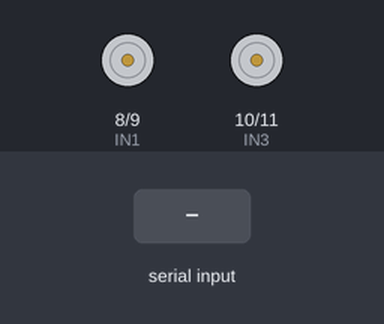
Simulated run of this sketch. Board: Arduino Uno, built with avr-gcc and run on an emulated ATmega328P. Shown: motor-driver pin pairs drawn as motors (green arrow = first pin HIGH = forward, orange = second pin HIGH = backward, longer = more drive, scaled by the enable pin). The test bench sets the inputs (shaded band).

Above: at 1.2 s.
1.3 s: "W" received over Serial
At 2.5 s:
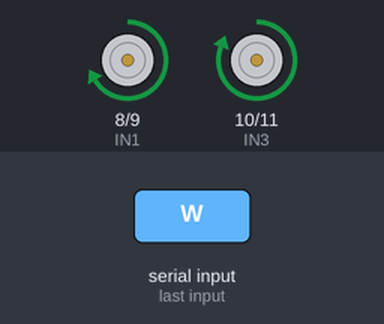
2.8 s: "S" received over Serial
At 3.9 s:
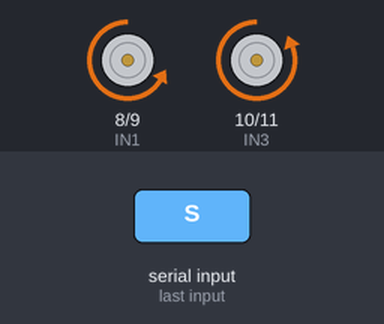
4.3 s: "A" received over Serial
At 5.0 s:
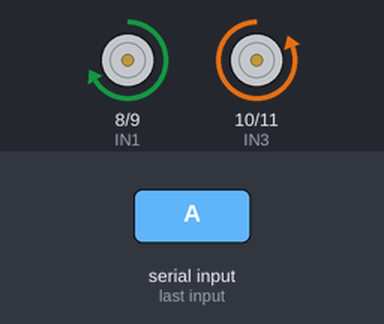
5.8 s: "D" received over Serial
At 6.2 s:
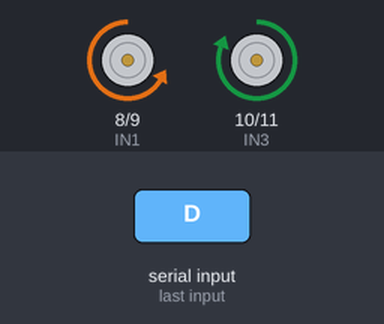
7.3 s: "T" received over Serial
At 8.5 s:
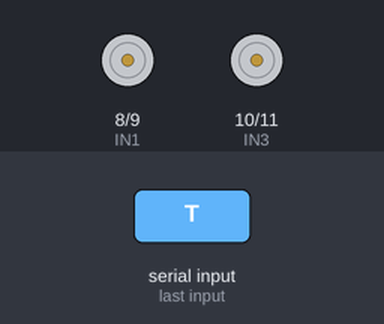
Timing chart, 0 to 9.8 s (numbered marks = the images above; inputs shaded):
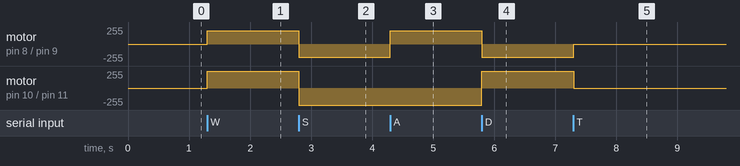

The sketch:

Arduino__Bluetoos_Car.ino
```cpp
int val;
// подключите пины контроллера к цифровым пинам Arduino
// первый двигатель
int ENA=3;
int IN1=8;
int IN2=9;
int ENB=2;
int IN3=10;
int IN4=11;

void setup()
{
// инициализируем все пины для управления двигателями как outputs
  Serial.begin(9600);
  pinMode(ENA, OUTPUT);
  pinMode(ENB, OUTPUT);
  pinMode(IN1, OUTPUT);
  pinMode(IN2, OUTPUT);
  pinMode(IN3, OUTPUT);
  pinMode(IN4, OUTPUT);
}

void loop()
{
  if (Serial.available())
  {
    val = Serial.read();
    if (val == 'W') // При получении символа "W" движемся вперед
    {
      digitalWrite(IN1, HIGH); digitalWrite(IN3, HIGH);
      digitalWrite(IN2, LOW);  digitalWrite(IN4, LOW);
      analogWrite(ENA, 200);   analogWrite(ENB, 200);
    }
    if (val == 'S') // При получении символа "S" движемся назад
    {
      digitalWrite(IN1, LOW); digitalWrite(IN3, LOW);
      digitalWrite(IN2, HIGH);  digitalWrite(IN4, HIGH);
      analogWrite(ENA, 200); analogWrite(ENB, 200);
    }
    if (val == 'A'){ // При получении символа "A" движемся влево
    digitalWrite(IN1,  HIGH);   digitalWrite(IN3, LOW);
    digitalWrite(IN2, LOW);  digitalWrite(IN4,  HIGH);
     analogWrite(ENA, 200);   analogWrite(ENB, 200);
    }
    if (val == 'D'){ // При получении символа "D" движемся вправо
     digitalWrite(IN1, LOW);  digitalWrite(IN3, HIGH);
    digitalWrite(IN2, HIGH);  digitalWrite(IN4, LOW);
    analogWrite(ENA, 200);  analogWrite(ENB, 200);
    }
    //---------- Стоп режим —-------------
    // При отпускании клавиш движения в программе в порт шлется "T"

    if ( val == 'T') // При нажатии клавиши "T"
    {
      // Выводы ENABLE притянуты к минусу, моторы не работают
      digitalWrite(IN1, LOW);
      digitalWrite(IN2, LOW);
      digitalWrite(IN3, LOW);
      digitalWrite(IN4, LOW);
    }
  }
}
```

Measured:
- after the input at 1.3 s, motor on pin 8 (IN1) / pin 9 (IN2): stopped → forward 200/255 at once; motor on pin 10 (IN3) / pin 11 (IN4): stopped → forward 255/255 at once
- after the input at 2.8 s, motor on pin 8 (IN1) / pin 9 (IN2): forward 200/255 → backward 200/255 at once; motor on pin 10 (IN3) / pin 11 (IN4): forward 255/255 → backward 255/255 at once
- after the input at 4.3 s, motor on pin 8 (IN1) / pin 9 (IN2): backward 200/255 → forward 200/255 at once
- after the input at 5.8 s, motor on pin 8 (IN1) / pin 9 (IN2): forward 200/255 → backward 200/255 at once; motor on pin 10 (IN3) / pin 11 (IN4): backward 255/255 → forward 255/255 at once
- after the input at 7.3 s, motor on pin 8 (IN1) / pin 9 (IN2): backward 200/255 → stopped at once; motor on pin 10 (IN3) / pin 11 (IN4): forward 255/255 → stopped at once
